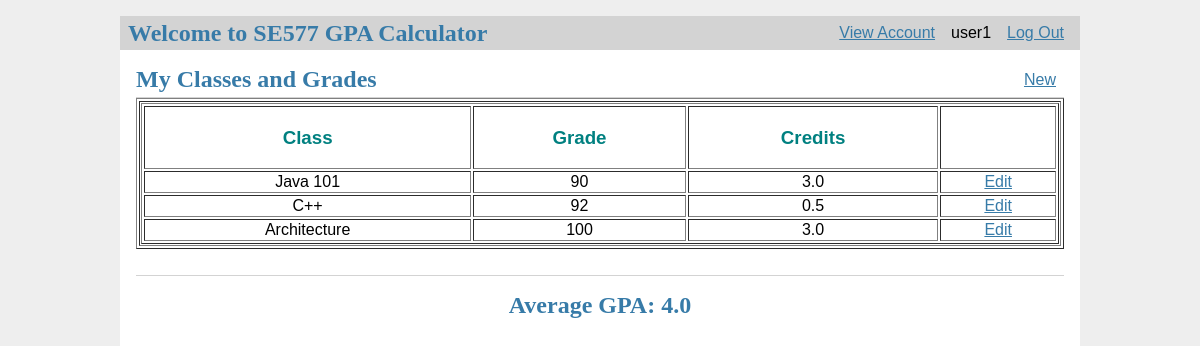
Before: /accountInfo (signed in) with the older database file.
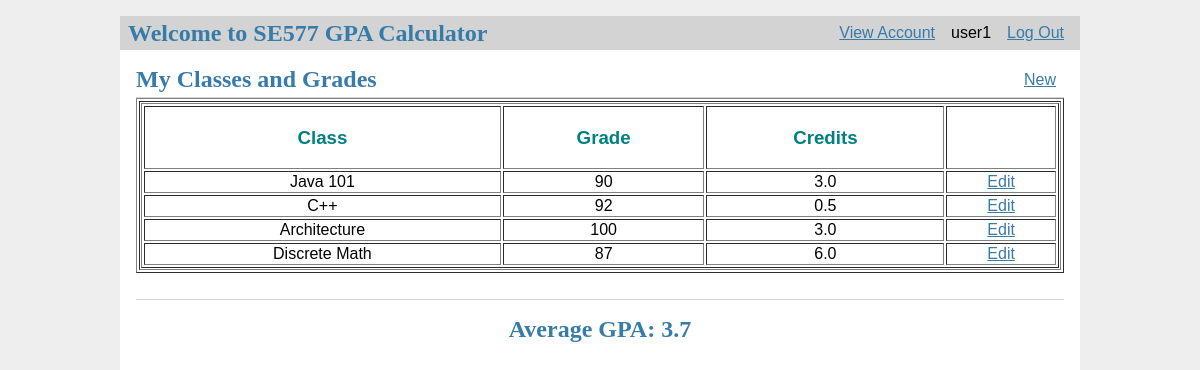
After: the same page with the newer database file.
### tables this page shows
CREATE TABLE user (
  id INTEGER PRIMARY KEY AUTOINCREMENT,
  username TEXT UNIQUE NOT NULL,
  password TEXT NOT NULL
);

CREATE TABLE class (
  id INTEGER PRIMARY KEY AUTOINCREMENT,
  author_id INTEGER NOT NULL,
  classname TEXT NOT NULL,
  grade INTEGER NOT NULL,
  credits REAL NOT NULL,
  FOREIGN KEY (author_id) REFERENCES user (id)
);

### flaskr/calc.py (the view)
@bp.route('/accountInfo')
@login_required
def viewClasses():
    db = get_db()
    courses = get_db().execute(
        'SELECT p.id, classname, grade, credits, author_id, username'
        ' FROM class p JOIN user u ON p.author_id = u.id'
        ' WHERE u.id = ?',
        (g.user['id'],)
    ).fetchall()
    gradeSum = get_db().execute(
        'SELECT SUM(grade*credits)'
        ' FROM class p JOIN user u ON p.author_id = u.id'
        ' WHERE u.id = ?',
        (g.user['id'],)
    ).fetchone()[0]
    creditSum = get_db().execute(
        'SELECT SUM(credits)'
        ' FROM class p JOIN user u ON p.author_id = u.id'
        ' WHERE u.id = ?',
        (g.user['id'],)
    ).fetchone()[0]
    if gradeSum:
        avg = let2GPA(perc2let(round(gradeSum / creditSum, 2)))
    else:
        avg = 0
    return render_template('calc/view.html', courses=courses, avg=avg)

### flaskr/auth.py (called while the page is built)
@bp.before_app_request
def load_logged_in_user():
    user_id = session.get('user_id')
    if user_id is None:
        g.user = None
    else:
        g.user = get_db().execute(
            'SELECT * FROM user WHERE id = ?', (user_id,)
        ).fetchone()

def login_required(view):
    @functools.wraps(view)
    def wrapped_view(**kwargs):
        if g.user is None:
            return redirect(url_for('auth.login'))
        return view(**kwargs)
    return wrapped_view

### flaskr/calc.py (called while the page is built)
def perc2let(grade):
	if grade > 92:
		let_grade = 'A'
	elif grade > 89:
		let_grade = 'A-'
	elif grade > 86:
		let_grade = 'B+'
	elif grade > 82:
		let_grade = 'B'
	elif grade > 79:
		let_grade = 'B-'
	elif grade > 76:
		let_grade = 'C+'
	elif grade > 72:
		let_grade = 'C'
	elif grade > 69:
		let_grade = 'C-'
	elif grade > 66:
		let_grade = 'D+'
	elif grade > 64:
		let_grade = 'D'
	else:
		let_grade = 'F'
	return let_grade

def let2GPA(letter):
	return SCORE_MAP[letter]

### flaskr/db.py (called while the page is built)
def get_db():
    if 'db' not in g:
        g.db = sqlite3.connect(
            current_app.config['DATABASE'],
            detect_types=sqlite3.PARSE_DECLTYPES
        )
        g.db.row_factory = sqlite3.Row
    return g.db

### flaskr/templates/calc/view.html
{% extends 'base.html' %}
{% block header %}
  <h1>{% block title %}My Classes and Grades{% endblock %}</h1>
  {% if g.user %}
    <a class="action" href="{{ url_for('calc.create') }}">New</a>
  {% endif %}
{% endblock %}
{% block content %}
	<table border = "1" width = "100%">
        <tr>
			<td>
				<table border = "1" width = "100%">
					<tr>
						<th style="color:teal"><h3>Class</h3></th>
						<th style="color:teal"><h3>Grade</h3></th>
						<th style="color:teal"><h3>Credits</h3></th>
						<th style="color:teal"></th>
					</tr>
					{% for course in courses %}
					<tr>
						<td style="text-align:center">{{ course['classname'] }}</td>
						<td style="text-align:center">{{ course['grade'] }}</td>
						<td style="text-align:center">{{ course['credits'] }}</td>
						<td style="text-align:center">
							{% if g.user['id'] == course['author_id'] %}
								<a class="action" href="{{ url_for('calc.update', id=course['id']) }}">Edit</a>
							{% endif %}
						</td>
					</tr>
					{% endfor %}
				</table>
			</td>
         </tr>
	</table>
	<br>
	<hr>
	<h1 div style="text-align:center">Average GPA: {{ avg }}</h1>
{% endblock %}

### flaskr/templates/base.html (shortened to what this page needs)
<!doctype html>
<link rel="stylesheet" href="{{ url_for('static', filename='style.css') }}">
<nav>
  <h1>Welcome to SE577 GPA Calculator</h1>
  <ul>
    {% if g.user %}
      <li><a href="{{ url_for('calc.viewClasses') }}">View Account</a>
	  <li><span>{{ g.user['username'] }}</span>
      <li><a href="{{ url_for('auth.logout') }}">Log Out</a>
    {% else %}
	<li><a href="{{ url_for('calc.index') }}">Home</a>
      <li><a href="{{ url_for('auth.register') }}">Register</a>
      <li><a href="{{ url_for('auth.login') }}">Log In</a>
    {% endif %}
  </ul>
</nav>
<section class="content">
  <header>
    {% block header %}{% endblock %}
  </header>
  {% block content %}{% endblock %}
</section>

### flaskr/static/style.css (style rules this page uses)
h1 { font-family: serif; color: #377ba8; margin: 1rem 0; }
a { color: #377ba8; }
hr { border: none; border-top: 1px solid lightgray; }
nav { background: lightgray; display: flex; align-items: center; padding: 0 0.5rem; }
nav h1 { flex: auto; margin: 0; }
nav ul { display: flex; list-style: none; margin: 0; padding: 0; }
nav ul li a, nav ul li span, header .action { display: block; padding: 0.5rem; }
.content { padding: 0 1rem 1rem; }
.content > header { border-bottom: 1px solid lightgray; display: flex; align-items: flex-end; }
.content > header h1 { flex: auto; margin: 1rem 0 0.25rem 0; }
.content:last-child { margin-bottom: 0; }

Changed rows visible on the page:
added class: classname "Discrete Math", grade "87", credits "6.0"
Other visible differences:
{{ avg }}: "4.0" → "3.7"
